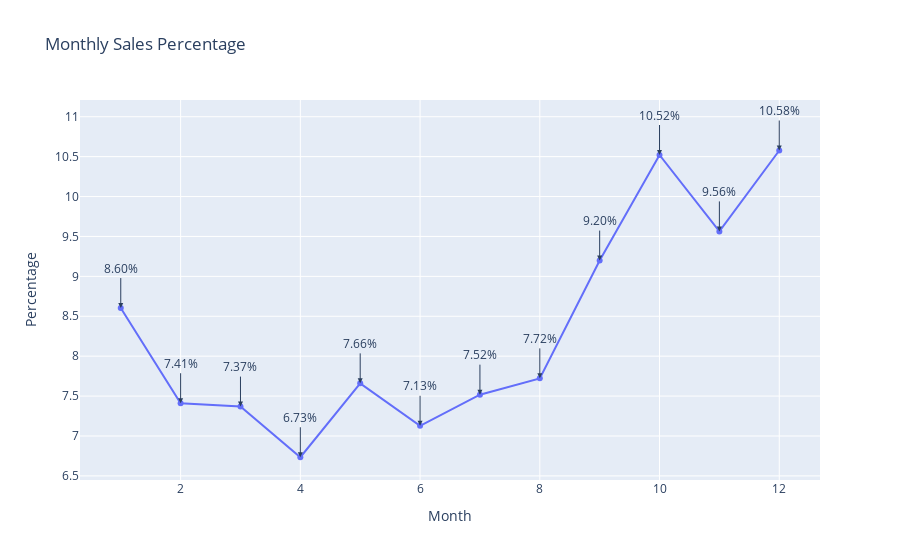

Notebook code cell kept with this figure:
### Code cell
total_sales = monthly_sales.sum()
monthly_sales_percentage = monthly_sales / total_sales * 100

monthly_sales_sc = go.Scatter(x=monthly_sales_percentage.index, y=monthly_sales_percentage.values,
                             mode='lines+markers', text=monthly_sales.round(2),
                             textposition='top center', line=dict(shape='linear'))

annotations = [dict(x=month, y=percentage, text=f"{percentage:.2f}%", showarrow=True, arrowhead=2, ax=0, ay=-40)
               for month, percentage in zip(monthly_sales_percentage.index, monthly_sales_percentage.values)]

layout = go.Layout(title='Monthly Sales Percentage', xaxis=dict(title='Month'), yaxis=dict(title='Percentage'),
                   annotations=annotations)
fig = go.Figure(data=[monthly_sales_sc], layout=layout)
iplot(fig)
print(f"The month with the highest sales: {monthly_sales_percentage.idxmax()} month")

### Figure 1 — Plotly figure (JSON) as saved in the notebook; plotly's stock layout.template omitted (floating-point values rounded to 4 significant figures)
{"data": [{"line": {"shape": "linear"}, "mode": "lines+markers", "text": [23370, 20131, 20016, 18292, 20807, 19363, 20422, 20977, 24986, 28580, 25979, 28733], "textposition": "top center", "type": "scatter", "x": [1, 2, 3, 4, 5, 6, 7, 8, 9, 10, 11, 12], "y": [8.603, 7.41, 7.368, 6.734, 7.659, 7.128, 7.518, 7.722, 9.198, 10.52, 9.563, 10.58]}], "layout": {"annotations": [{"arrowhead": 2, "ax": 0, "ay": -40, "showarrow": true, "text": "8.60%", "x": 1, "y": 8.603}, {"arrowhead": 2, "ax": 0, "ay": -40, "showarrow": true, "text": "7.41%", "x": 2, "y": 7.41}, {"arrowhead": 2, "ax": 0, "ay": -40, "showarrow": true, "text": "7.37%", "x": 3, "y": 7.368}, {"arrowhead": 2, "ax": 0, "ay": -40, "showarrow": true, "text": "6.73%", "x": 4, "y": 6.734}, {"arrowhead": 2, "ax": 0, "ay": -40, "showarrow": true, "text": "7.66%", "x": 5, "y": 7.659}, {"arrowhead": 2, "ax": 0, "ay": -40, "showarrow": true, "text": "7.13%", "x": 6, "y": 7.128}, {"arrowhead": 2, "ax": 0, "ay": -40, "showarrow": true, "text": "7.52%", "x": 7, "y": 7.518}, {"arrowhead": 2, "ax": 0, "ay": -40, "showarrow": true, "text": "7.72%", "x": 8, "y": 7.722}, {"arrowhead": 2, "ax": 0, "ay": -40, "showarrow": true, "text": "9.20%", "x": 9, "y": 9.198}, {"arrowhead": 2, "ax": 0, "ay": -40, "showarrow": true, "text": "10.52%", "x": 10, "y": 10.52}, {"arrowhead": 2, "ax": 0, "ay": -40, "showarrow": true, "text": "9.56%", "x": 11, "y": 9.563}, {"arrowhead": 2, "ax": 0, "ay": -40, "showarrow": true, "text": "10.58%", "x": 12, "y": 10.58}], "title": {"text": "Monthly Sales Percentage"}, "xaxis": {"title": {"text": "Month"}}, "yaxis": {"title": {"text": "Percentage"}}}}
